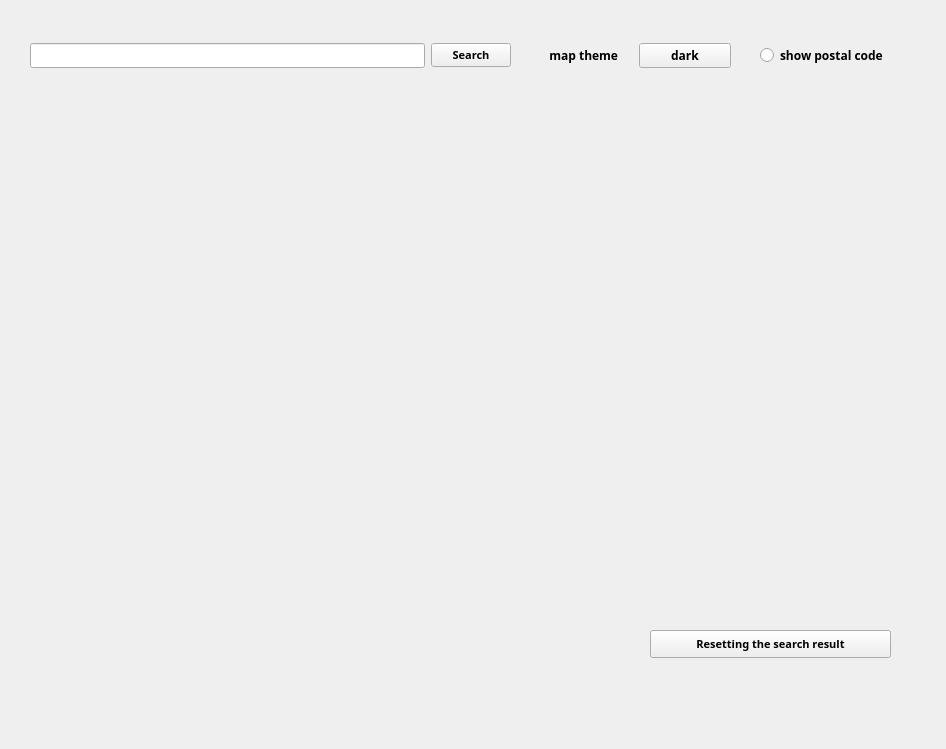
<?xml version="1.0" encoding="UTF-8"?>
<ui version="4.0">
 <class>MainWindow</class>
 <widget class="QMainWindow" name="MainWindow">
  <property name="geometry">
   <rect>
    <x>0</x>
    <y>0</y>
    <width>946</width>
    <height>749</height>
   </rect>
  </property>
  <property name="windowTitle">
   <string>Карта</string>
  </property>
  <widget class="QWidget" name="centralwidget">
   <widget class="QLabel" name="map">
    <property name="geometry">
     <rect>
      <x>170</x>
      <y>140</y>
      <width>600</width>
      <height>450</height>
     </rect>
    </property>
    <property name="text">
     <string/>
    </property>
   </widget>
   <widget class="QWidget" name="horizontalLayoutWidget">
    <property name="geometry">
     <rect>
      <x>540</x>
      <y>30</y>
      <width>191</width>
      <height>51</height>
     </rect>
    </property>
    <layout class="QHBoxLayout" name="horizontalLayout">
     <item>
      <widget class="QLabel" name="label">
       <property name="font">
        <font>
         <family>Yu Gothic UI Semibold</family>
         <weight>75</weight>
         <bold>true</bold>
        </font>
       </property>
       <property name="text">
        <string>   map theme</string>
       </property>
      </widget>
     </item>
     <item>
      <widget class="QPushButton" name="theme_btn">
       <property name="font">
        <font>
         <family>Yu Gothic UI Semibold</family>
         <weight>75</weight>
         <bold>true</bold>
        </font>
       </property>
       <property name="text">
        <string>dark</string>
       </property>
       <property name="autoDefault">
        <bool>false</bool>
       </property>
      </widget>
     </item>
    </layout>
   </widget>
   <widget class="QWidget" name="horizontalLayoutWidget_2">
    <property name="geometry">
     <rect>
      <x>30</x>
      <y>30</y>
      <width>481</width>
      <height>51</height>
     </rect>
    </property>
    <layout class="QHBoxLayout" name="horizontalLayout_2">
     <item>
      <widget class="QLineEdit" name="request">
       <property name="font">
        <font>
         <family>Yu Gothic UI Semibold</family>
         <weight>75</weight>
         <bold>true</bold>
        </font>
       </property>
      </widget>
     </item>
     <item>
      <widget class="QPushButton" name="search_btn">
       <property name="font">
        <font>
         <family>Yu Gothic UI Semibold</family>
         <pointsize>8</pointsize>
         <weight>75</weight>
         <bold>true</bold>
        </font>
       </property>
       <property name="text">
        <string>Search</string>
       </property>
      </widget>
     </item>
    </layout>
   </widget>
   <widget class="QPushButton" name="reset_btn">
    <property name="geometry">
     <rect>
      <x>650</x>
      <y>630</y>
      <width>241</width>
      <height>28</height>
     </rect>
    </property>
    <property name="sizeIncrement">
     <size>
      <width>200</width>
      <height>30</height>
     </size>
    </property>
    <property name="font">
     <font>
      <family>Yu Gothic UI Semibold</family>
      <pointsize>8</pointsize>
      <weight>75</weight>
      <bold>true</bold>
     </font>
    </property>
    <property name="text">
     <string>Resetting the search result</string>
    </property>
   </widget>
   <widget class="QLabel" name="address">
    <property name="geometry">
     <rect>
      <x>30</x>
      <y>630</y>
      <width>581</width>
      <height>31</height>
     </rect>
    </property>
    <property name="text">
     <string/>
    </property>
   </widget>
   <widget class="QRadioButton" name="pc_rb">
    <property name="geometry">
     <rect>
      <x>760</x>
      <y>40</y>
      <width>141</width>
      <height>31</height>
     </rect>
    </property>
    <property name="font">
     <font>
      <family>Yu Gothic UI Semibold</family>
      <weight>75</weight>
      <bold>true</bold>
     </font>
    </property>
    <property name="text">
     <string>show postal code</string>
    </property>
   </widget>
  </widget>
  <widget class="QMenuBar" name="menubar">
   <property name="geometry">
    <rect>
     <x>0</x>
     <y>0</y>
     <width>946</width>
     <height>26</height>
    </rect>
   </property>
  </widget>
 </widget>
 <resources/>
 <connections/>
</ui>
